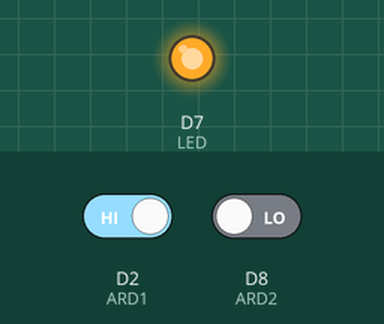
A sketch run on a simulated ESP8266 (NodeMCU). Parts: output pins drawn as LEDs (lit = HIGH). The test bench sets the inputs (shaded band); at power-on: D2 (ARD1) HIGH, D8 (ARD2) LOW.

Above: at 1.2 s.
1.3 s: D2 (ARD1) driven LOW
At 2.0 s:
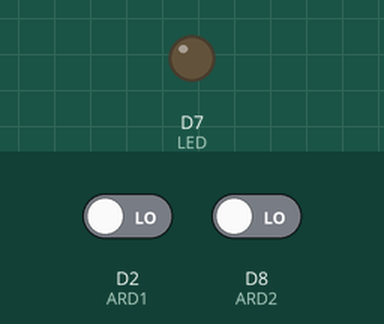
4.7 s: D2 (ARD1) driven HIGH
At 5.8 s:
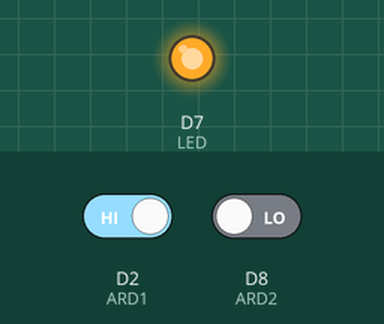
Timing chart, 0 to 7.7 s (numbered marks = the images above; inputs shaded):
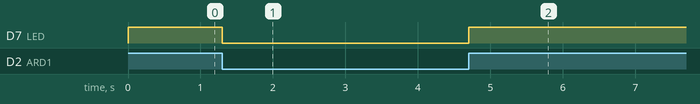

Measured:
- after the input at 1.3 s, D7 (LED): HIGH → LOW at once
- after the input at 4.7 s, D7 (LED): LOW → HIGH at once

The sketch:

NodeMCU_serial.ino
```cpp
const int ARD1 = D2;
const int LED = D7;
const int ARD2 = D8;
int ARDstate1 = 0;
int ARDstate2 = 0;

void setup(){
  pinMode(LED, OUTPUT);
  pinMode (ARD1, INPUT);
  pinMode (ARD2, INPUT);
  Serial.begin(9600);
 }
void loop() {
  ARDstate1 = digitalRead(ARD1);
  ARDstate2 = digitalRead(ARD2);
  if (ARDstate1 == LOW)
    {
      digitalWrite(D7, LOW);
    }
    else
    {
      digitalWrite(D7, HIGH);
    }
    if (ARDstate2 == HIGH)
    {
     digitalWrite(D4, HIGH);
     Serial.print("mpu: ");
     Serial.println(digitalRead(ARDstate2));
    }
    else
    {
      digitalWrite(D4, LOW);
    }
}
```
